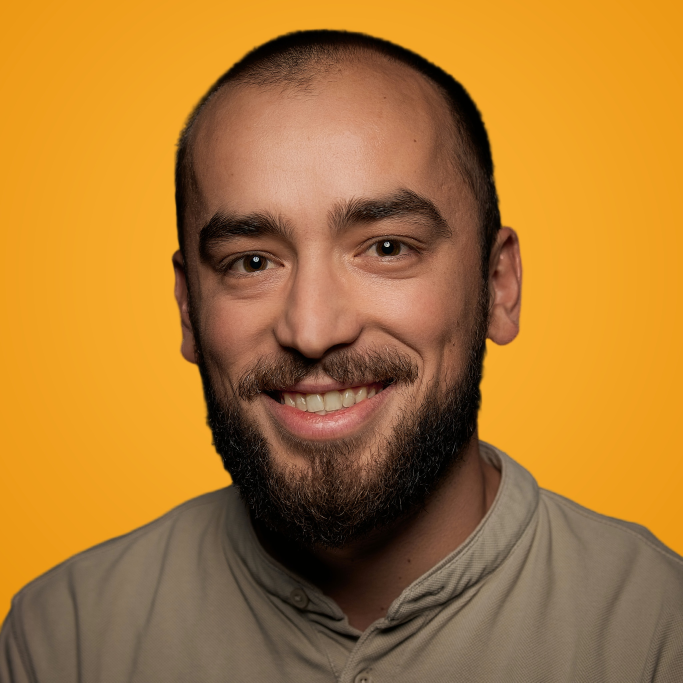
#> input picture files/brand/muhamed-isabegovic-amber.jpg, 2048 x 2048 px (shown at 1/3 size); its folder holds 4 pictures in this run
$ python render-profile-images.py
#> lines starting #> are read from the running program, lines starting #| are printed output that depends on the picture; after the words box and inside, x2 and y2 are one past the last pixel; in counts of white or black regions, pixels touching at a corner belong together
"""Renders every image made from the portrait, from the masters in files/brand/.

The two masters are the full-size portraits, kept side by side so the site can
switch between them:
  files/brand/muhamed-isabegovic-amber.jpg     on the amber backdrop (in use)
  files/brand/muhamed-isabegovic-original.jpg  on the dark studio backdrop

Writes, from the master named on the command line (default: amber):
  files/images/profile.jpg               full size: CV PDF, share images, JSON-LD
  files/images/profile-{480,800,1200}.webp  the pages' srcset
  files/favicon.ico, files/images/favicon-32x32.png, icon-512.png, apple-touch-icon.png
and, from both masters, the brand kit's downloads (files/brand/):
  muhamed-isabegovic-<photo>-{1080,400}.jpg  and  -avatar.png (800 px, round, transparent)

Run from the repository root, then re-render the CV PDF and the social images,
which embed images/profile.jpg:
  python3 .github/scripts/render-profile-images.py [amber|original]
Needs Pillow.
"""
import shutil
import sys
from pathlib import Path
from PIL import Image, ImageDraw

SITE = Path(__file__).resolve().parents[2] / "files"
BRAND = SITE / "brand"
PHOTOS = ("amber", "original")
# The face, as the icons have always framed it: a square of the 2048 px master.
FACE = (360, 140, 1680, 1460)


def master(photo):
#> called with photo = 'amber'
    return Image.open(BRAND / f"muhamed-isabegovic-{photo}.jpg").convert("RGB")
#> returned value is the input picture: PIL image 2048x2048 RGB; mean R, G, B 172.7, 120.7, 51.9


def round_(im, size):
    """The image as a circle on transparency, drawn at 4x for a smooth edge."""
    big = size * 4
    mask = Image.new("L", (big, big), 0)
    ImageDraw.Draw(mask).ellipse((0, 0, big - 1, big - 1), fill=255)
    out = im.resize((size, size), Image.LANCZOS).convert("RGBA")
    out.putalpha(mask.resize((size, size), Image.LANCZOS))
    return out


def site_images(photo):
    # A byte copy: re-encoding the JPEG would only lose detail.
    shutil.copyfile(BRAND / f"muhamed-isabegovic-{photo}.jpg", SITE / "images/profile.jpg")
    im = master(photo)
    for w in (480, 800, 1200):
        im.resize((w, w), Image.LANCZOS).save(SITE / f"images/profile-{w}.webp", quality=82, method=6)
#> this loop made 3 passes
#> pass 1, in site_images, `im.resize((w, w), Image.LANCZOS).save(SITE / f"images/profile-{w}.webp..`:
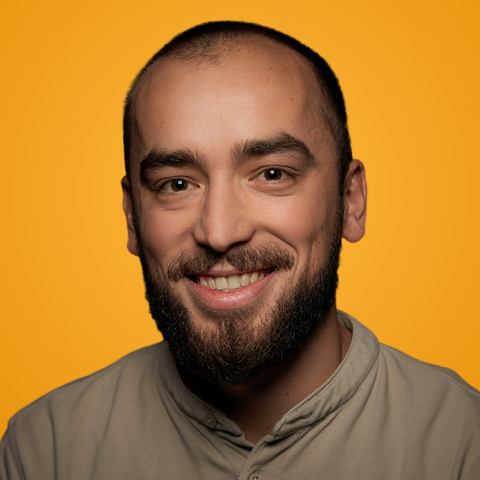
#> saved as profile-480.webp: PIL image 480x480 RGB; mean R, G, B 172.7, 120.7, 51.9
    face = im.crop(FACE)
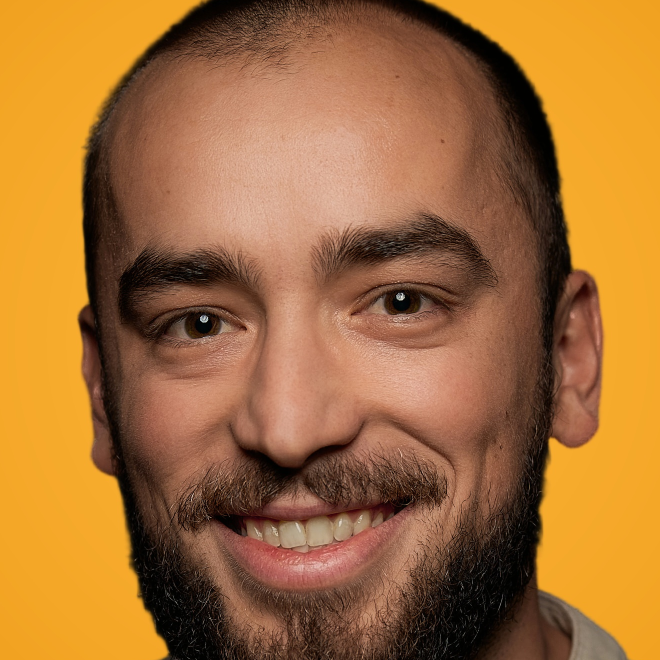
#> face: PIL image 1320x1320 RGB (shown at 1/2 size); mean R, G, B 163.2, 110.7, 56.8
    round_(face, 512).save(SITE / "images/icon-512.png", optimize=True)
#> in round_, `mask = Image.new("L", (big, big), 0)`: mask: PIL image 2048x2048 L; every value is 0
#> in round_, `ImageDraw.Draw(mask).ellipse((0, 0, big - 1, big - 1), fill=255)`:
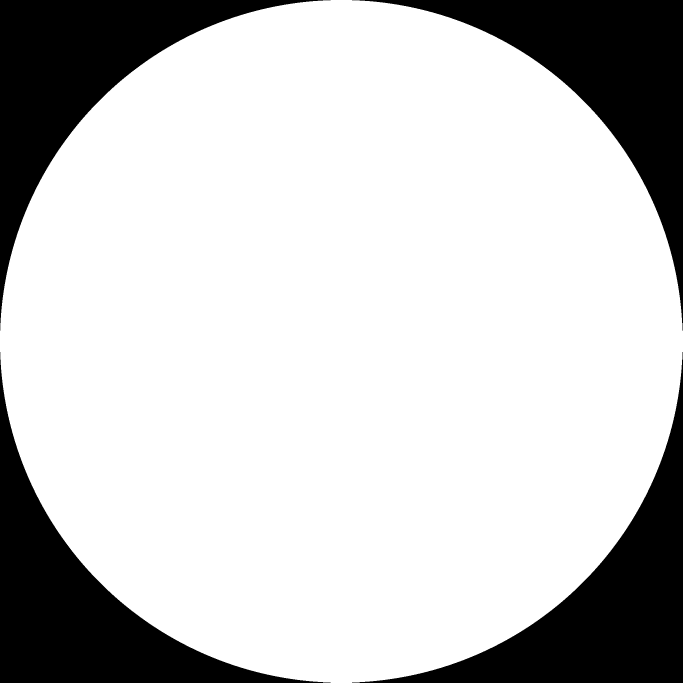
#> mask: PIL image 2048x2048 L (shown at 1/3 size); 78.5% white; 4 black regions, box (x1, y1, x2, y2) and area: (0, 0, 992, 992) 225100, (1056, 0, 2048, 992) 225100, (0, 1056, 992, 2048) 225100, (1056, 1056, 2048, 2048) 225100
#> in round_, `out.putalpha(mask.resize((size, size), Image.LANCZOS))`:
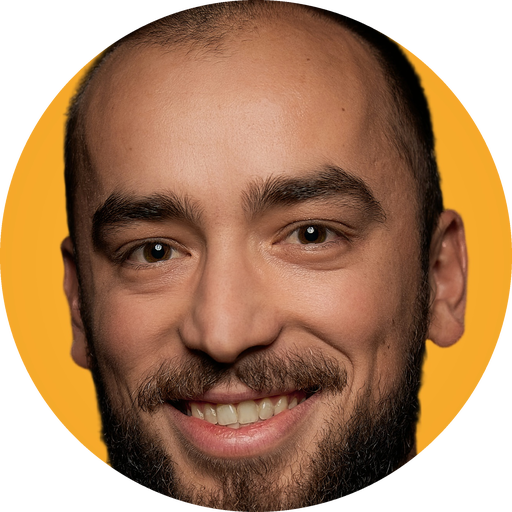
#> out: PIL image 512x512 RGBA; mean R, G, B, A 163.2, 110.7, 56.8, 200.3; transparent parts drawn white
    round_(face, 32).save(SITE / "images/favicon-32x32.png", optimize=True)
#> in round_ (call 2), `mask = Image.new("L", (big, big), 0)`: mask: PIL image 128x128 L; every value is 0
#> in round_ (call 2), `ImageDraw.Draw(mask).ellipse((0, 0, big - 1, big - 1), fill=255)`: mask: PIL image 128x128 L; 78.5% white; 4 black regions, box (x1, y1, x2, y2) and area: (0, 0, 56, 56) 881, (72, 0, 128, 56) 881, (0, 72, 56, 128) 881, (72, 72, 128, 128) 881
    # iOS rounds the corners itself and shows transparency as black.
    face.resize((180, 180), Image.LANCZOS).save(SITE / "images/apple-touch-icon.png", optimize=True)
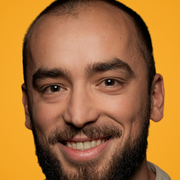
#> saved as apple-touch-icon.png: PIL image 180x180 RGB; mean R, G, B 163.2, 110.7, 56.8
    round_(face, 48).save(SITE / "favicon.ico", sizes=[(16, 16), (32, 32), (48, 48)])
#> in round_ (call 3), `mask = Image.new("L", (big, big), 0)`: mask: PIL image 192x192 L; every value is 0
#> in round_ (call 3), `ImageDraw.Draw(mask).ellipse((0, 0, big - 1, big - 1), fill=255)`: mask: PIL image 192x192 L; 78.5% white; 4 black regions, box (x1, y1, x2, y2) and area: (0, 0, 86, 86) 1980, (106, 0, 192, 86) 1980, (0, 106, 86, 192) 1980, (106, 106, 192, 192) 1980


def kit_images(photo):
#> called with photo = 'amber'
    im = master(photo)
    for w in (1080, 400):
        im.resize((w, w), Image.LANCZOS).save(BRAND / f"muhamed-isabegovic-{photo}-{w}.jpg", quality=90, optimize=True, progressive=True)
    round_(im, 800).save(BRAND / f"muhamed-isabegovic-{photo}-avatar.png", optimize=True)
#> call 4 of round_, with size = 800
#> in round_ (call 4), `mask = Image.new("L", (big, big), 0)`: mask: PIL image 3200x3200 L; every value is 0
#> in round_ (call 4), `ImageDraw.Draw(mask).ellipse((0, 0, big - 1, big - 1), fill=255)`:
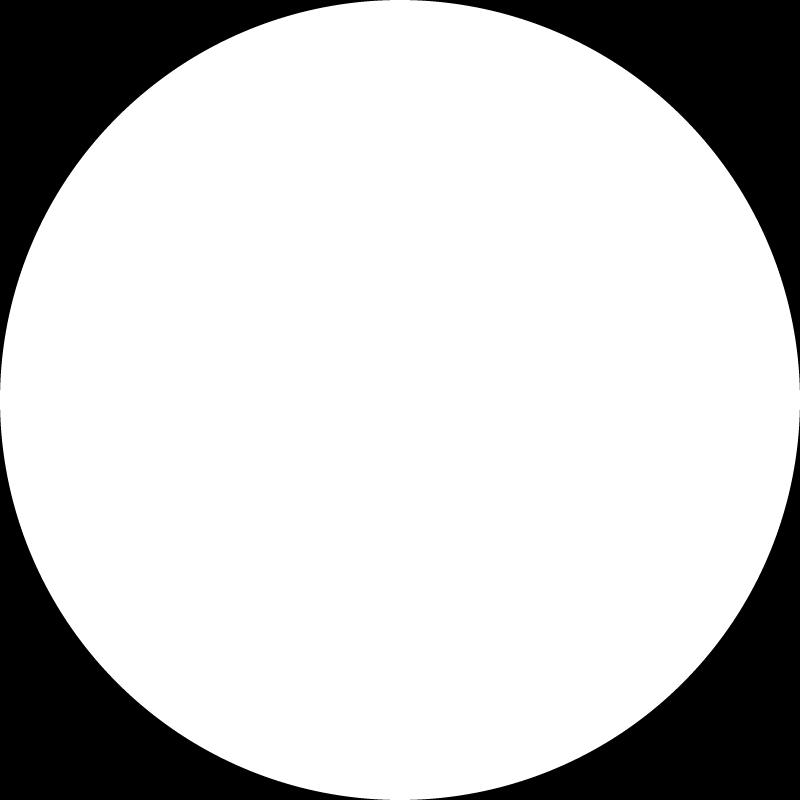
#> mask: PIL image 3200x3200 L (shown at 1/4 size); 78.5% white; 4 black regions, box (x1, y1, x2, y2) and area: (0, 0, 1560, 1560) 549503, (1640, 0, 3200, 1560) 549503, (0, 1640, 1560, 3200) 549503, (1640, 1640, 3200, 3200) 549503
#> in round_ (call 4), `out.putalpha(mask.resize((size, size), Image.LANCZOS))`:
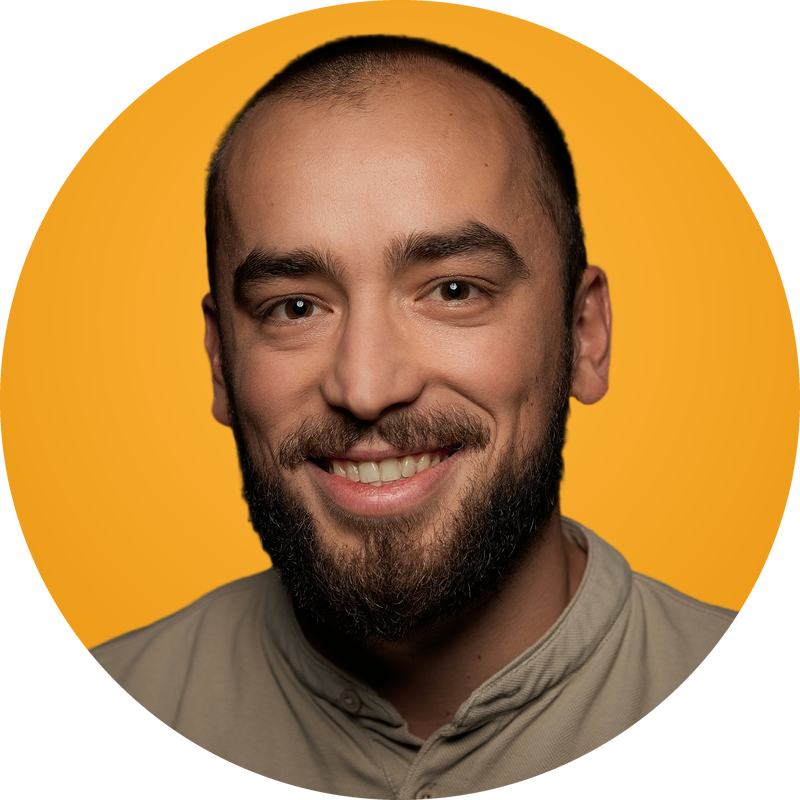
#> out: PIL image 800x800 RGBA; mean R, G, B, A 172.7, 120.7, 51.9, 200.3; transparent parts drawn white


if __name__ == "__main__":
    photo = sys.argv[1] if len(sys.argv) > 1 else "amber"
    if photo not in PHOTOS:
        sys.exit(f"usage: render-profile-images.py [{'|'.join(PHOTOS)}]")
    site_images(photo)
    for p in PHOTOS:
#> (the run stopped early here; a loop or call above may not have finished)
